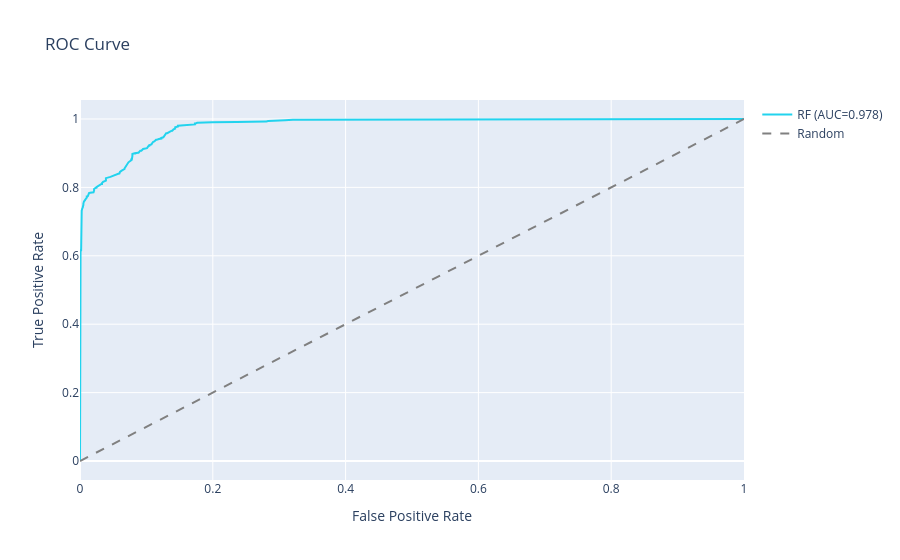

The cell this chart's notebook holds for it:
### Code cell
# %% [7] ROC Curve
rf_proba = rf.predict_proba(X_test)[:, 1]
fpr, tpr, _ = roc_curve(y_test, rf_proba)
roc_auc = auc(fpr, tpr)

fig = go.Figure()
fig.add_trace(go.Scatter(x=fpr, y=tpr, mode="lines",
                         name=f"RF (AUC={roc_auc:.3f})", line=dict(color="#22d3ee")))
fig.add_trace(go.Scatter(x=[0,1], y=[0,1], mode="lines",
                         line=dict(dash="dash", color="gray"), name="Random"))
fig.update_layout(title="ROC Curve",
                  xaxis_title="False Positive Rate",
                  yaxis_title="True Positive Rate")
fig.show()

### Figure 1 — Plotly figure (JSON) as saved in the notebook; plotly's stock layout.template omitted (floating-point values rounded to 4 significant figures; data arrays with more than 128 entries replaced by an {"elided": "..."} marker saying what was removed)
{"data": [{"line": {"color": "#22d3ee"}, "mode": "lines", "name": "RF (AUC=0.978)", "type": "scatter", "x": {"elided": "167 float values"}, "y": {"elided": "167 float values"}}, {"line": {"color": "gray", "dash": "dash"}, "mode": "lines", "name": "Random", "type": "scatter", "x": [0, 1], "y": [0, 1]}], "layout": {"title": {"text": "ROC Curve"}, "xaxis": {"title": {"text": "False Positive Rate"}}, "yaxis": {"title": {"text": "True Positive Rate"}}}}
